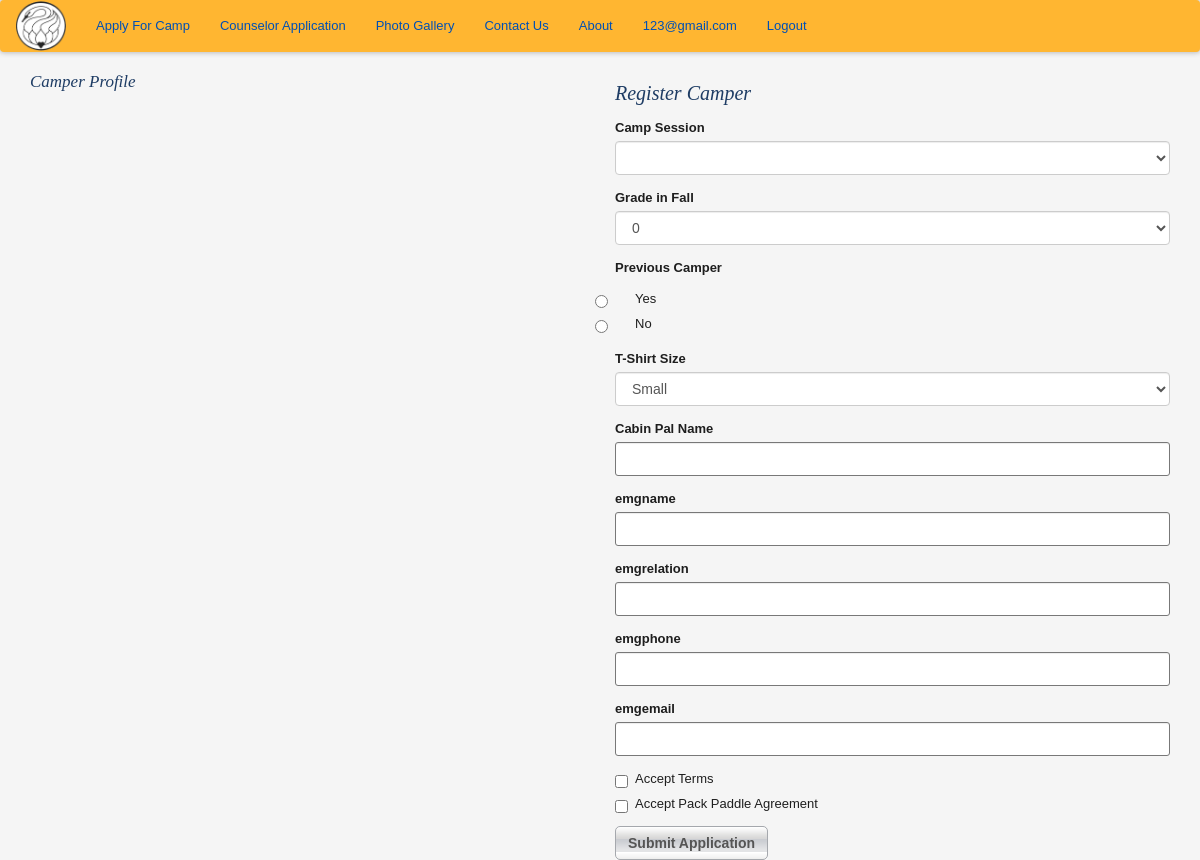
The app's page /register_camper/3 (signed in), older data.
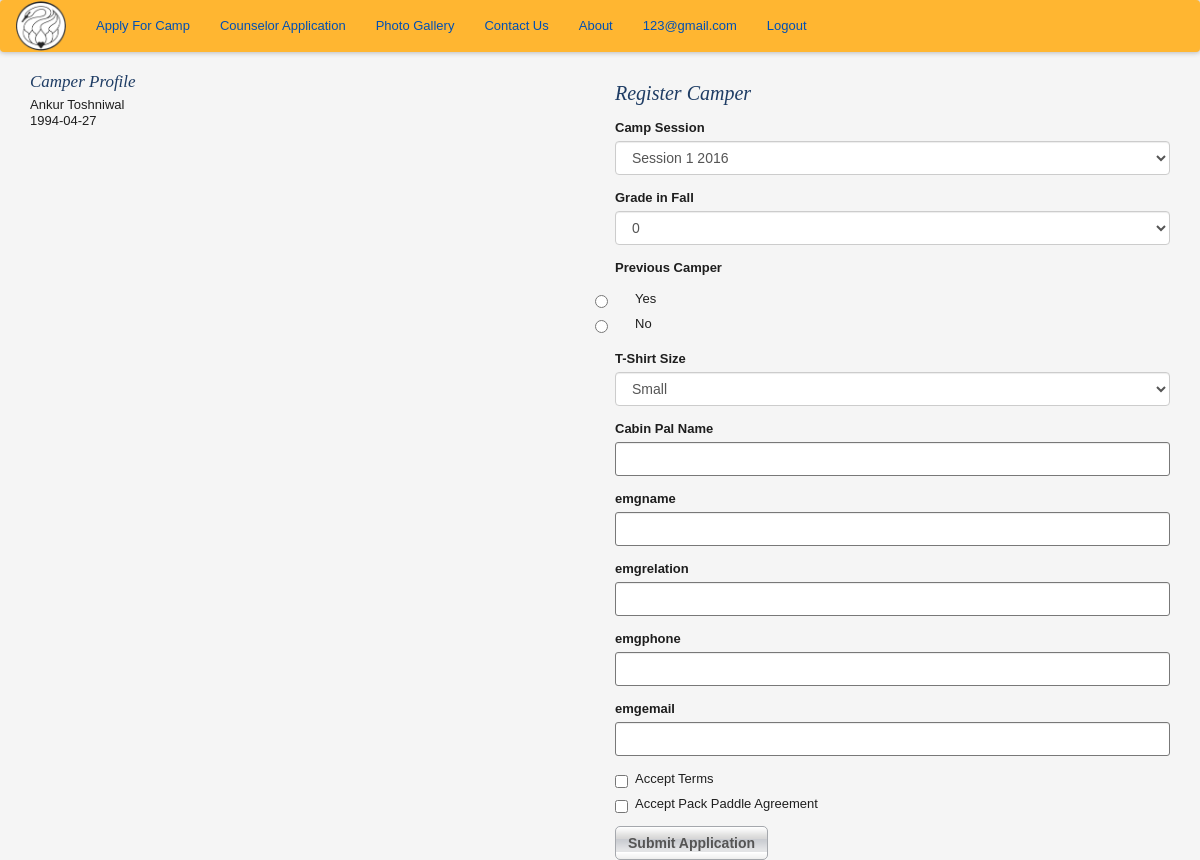
The same page, newer data.
### app/models.py (models this page shows, shortened)
class User(UserMixin, db.Model):
    __tablename__ = 'user'
    id = db.Column(db.Integer, primary_key=True)
    email = db.Column(db.String(64), unique=True, index=True)
    password_hash = db.Column(db.String(128))
    parents = db.relationship('Parents', backref='parents', uselist=False)
    @property
    def password(self):
        raise AttributeError('password is not a readable attribute')

class Camper(db.Model):
    __tablename__ = 'camper'
    id = db.Column(db.Integer, primary_key = True)
    fn = db.Column(db.String(64), index=True)
    ln = db.Column(db.String(64), index=True)
    dob = db.Column(db.Date, index = True)
    gender = db.Column(db.String(5))
    street = db.Column(db.String(200))
    state = db.Column(db.String(2))
    country = db.Column(db.String(64))
    zipcode = db.Column(db.String(8))
    campercell = db.Column(db.String(64))
    camperemail = db.Column(db.String(64))
    parents_id = db.Column(db.Integer, db.ForeignKey('parents.id'))

### app/controller.py (the view, shortened to what this page needs)
@app.route('/register_camper/<int:camper_id>', methods=['GET','POST'])
@login_required
def register_camper(camper_id):
    form = CamperRegistrationForm()
    errors = None
    camper = Camper.query.filter_by(id=camper_id).first()
    return render_template('register_camper.html', form=form, errors=errors, camper=camper)

### app/forms.py
class CamperRegistrationForm(FlaskForm):
    session = SelectField('Camp Session', choices=Camp_Session.active_sessions(), validators=[Required()])
    gradeinfall = SelectField('Grade in Fall', choices=GRADES, validators=[Required()])
    previouscamper = RadioField('Previous Camper', choices=[('Yes','Yes'), ('No','No')], validators=[Optional()])
    tshirtsize = SelectField('T-Shirt Size', choices=TSIZES, validators=[Required()])
    cabinpalname = StringField('Cabin Pal Name', validators=[Optional()])
    emgname = StringField('emgname', validators=[Required()])
    emgrelation = StringField('emgrelation', validators=[Required()])
    emgphone = StringField('emgphone', validators=[Required()])
    emgemail = StringField('emgemail', validators=[Required(), Email()])
    acceptterms = BooleanField('Accept Terms', validators=[Required()])
    ppsreleaseagreement = BooleanField('Accept Pack Paddle Agreement', validators=[Required()])
    submit = SubmitField('Submit Application')

### app/models.py (called while the page is built)
@login_manager.user_loader
def load_user(user_id):
    return User.query.get(int(user_id))

### app/templates/register_camper.html (shortened to what this page needs)
{% extends "base_templates/base.html" %}
{% import "bootstrap/wtf.html" as wtf %}
{% block content %}
    <div class= "container">
        <div class="row">
            <div class="col-md-3">
                <h2>Camper Profile</h2>
                <ul>
                    <li>{{camper.fn}} {{camper.ln}}</li>
                    <li>{{camper.dob}}</li>
                </ul>
            </div>
            <div class= "col-md-offset-3 col-md-6">
                <h1> Register Camper </h1>
                {{ wtf.quick_form(form) }}
            </div>
        </div>
    </div>
{% endblock %}

### app/templates/base_templates/base.html (shortened to what this page needs)
<html>
{% extends 'bootstrap/base.html' %}
{% block head %}
    {{super()}}
{% endblock %}
{% block styles %}
    {{super()}}
    <link href="/static/css/newstyles.css" rel="stylesheet" media="screen">
    <link href="/static/css/style.css" rel="stylesheet" media="screen">
{% endblock %}

### app/templates/base_templates/nav.html
<nav class="navbar navbar-dark">
  <a class="navbar-brand" href="{{ url_for('home') }}"><img style="width: 50px;" src="static/images/hhsclogo.png"></a>
  <ul class="nav navbar-nav">
    <li class="nav-item">
      <a class="nav-link" href="{{ url_for('auth.create_account') }}">Apply For Camp</a>
    </li>
    <li class="nav-item">
      <a class="nav-link" href="#">Counselor Application</a>
    </li>
    <li>
      <a>Photo Gallery</a>
    </li>
    <li>
      <a>Contact Us</a>
    </li>
    <li>
      <a>About</a>
    </li>
    {% if current_user.is_authenticated %}
    <li class="nav-item pull-right">
      <a href="{{url_for('auth.logout')}}">Logout</a>
    </li>
    <li class= "nav-item pull-right">
      <a href="{{url_for('dashboard')}}">{{ current_user.email }}</a>
    </li>
    {% endif %}
  </ul>
</nav>

### app/static/css/newstyles.css (style rules this page uses)
.navbar { background-color: #ffb631; box-shadow: 0px 0px 5px 1px #bbb; }
.navbar-brand { padding: 0px 15px; }

### app/static/css/style.css (style rules this page uses)
html { font-size: 100%; -webkit-text-size-adjust: 100%; -ms-text-size-adjust: 100%; }
html, body { border: 0; margin: 0; height: 100%; min-height: 100%; }
body { color: #1e1e1e; font: 13px/1.231 arial, helvetica, sans-serif; background: #f5f5f5; }
img { border: 0; vertical-align: middle; -ms-interpolation-mode: bicubic; }
form { margin: 0; padding: 0; border: 0; }
a, a:visited { color: #0050b4; }
h1, h2 { margin: 10px 0 15px; padding: 0; font: italic 20px georgia, serif; color: #1e3c64; }
h2 { margin: 0 0 5px; font-size: 17px; }
ul { margin: 0; padding: 0; list-style: none; }
button, input, select, textarea { margin: 0; vertical-align: middle; color: #1e1e1e; font: 13px arial, helvetica, sans-serif; }
button, input { line-height: normal; }
button, input[type="button"], input[type="reset"], input[type="submit"] { cursor: pointer; -webkit-appearance: button; }
input, textarea { padding: 2px; }
select { padding: 1px; }
input[type="text"], input[type="password"], select, textarea { border: 1px solid #787878; border-radius: 3px; }
input.input-text, select, textarea { border: 1px solid #787878; }
.btn { display: inline-block; border: 1px solid #a5a8ad; border-radius: 5px; margin: 0 10px 0 0; min-width: 100px; white-space: nowrap; text-align: center; font-weight: 700; color: #555; background: #e3e4e6 url(../img/btn.png) repeat-x; box-shadow: 0 1px 0 #fff; }

Row changes from the older to the newer data that the page shows:
added Camper: fn "Ankur", ln "Toshniwal", dob "1994-04-27"
Text that changed along with them:
form field session: (not shown) → "Session 1 2016"
